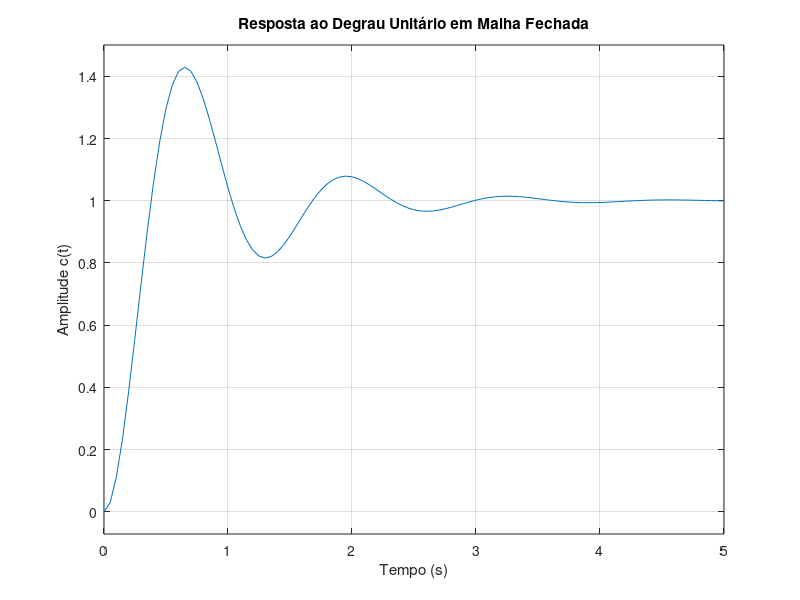
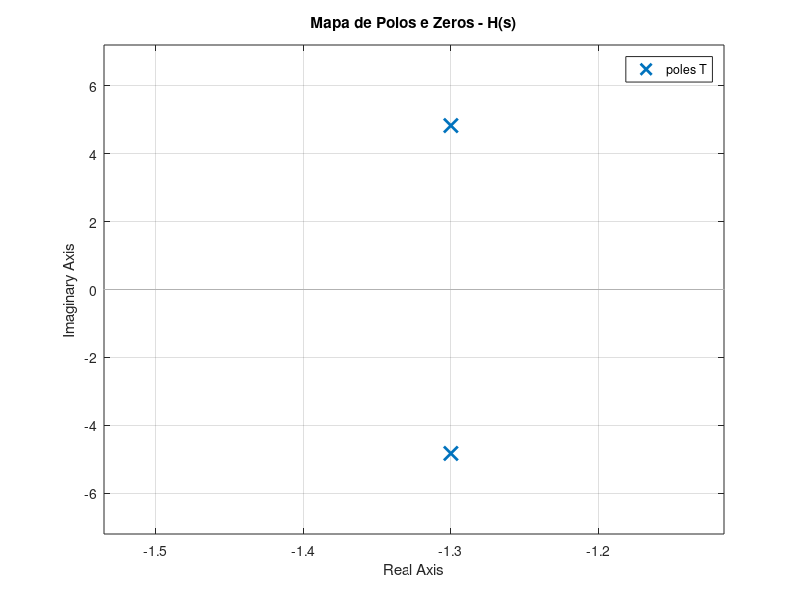

Write MATLAB code to recreate these figures, in order.
K = 25;
a = 2.6;

G = tf(K, [1 a 0]);

T = feedback(G, 1);


figure;
step(T);
grid on;
title('Resposta ao Degrau Unitário em Malha Fechada');
xlabel('Tempo (s)');
ylabel('Amplitude c(t)');

figure('Name', 'Polos e Zeros');
pzmap(T);
grid on;
title('Mapa de Polos e Zeros - H(s)');


polos_teoricos = roots([1 a K]);
disp('Polos calculados via raízes do denominador:');
disp(polos_teoricos);
